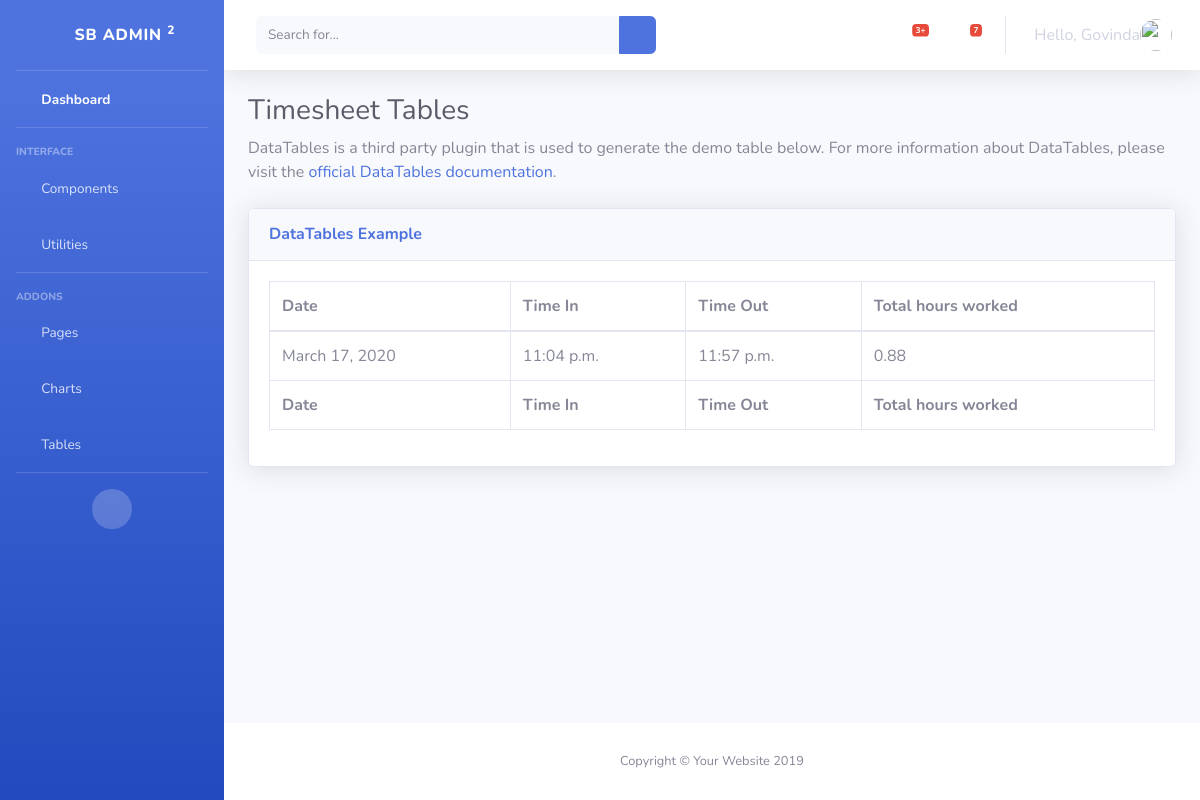
Before: /attendance/timesheet (signed in) with the older database file.
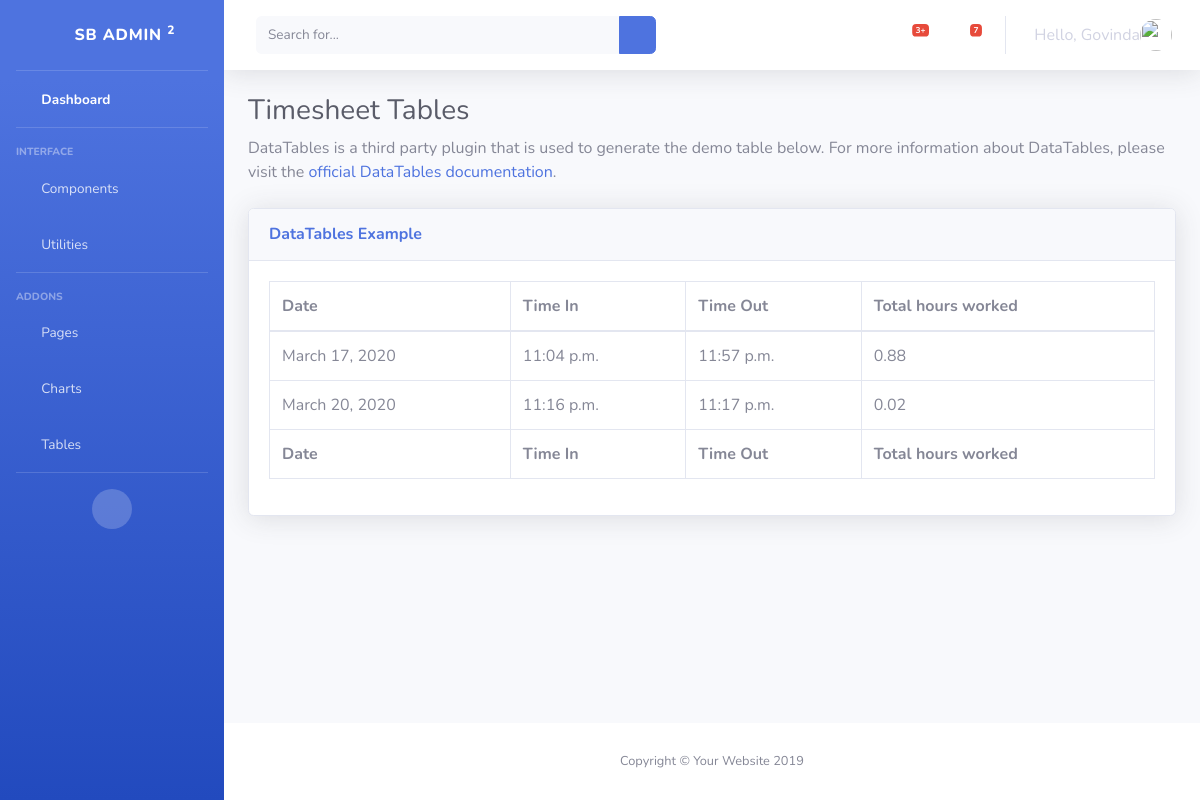
After: the same page with the newer database file.
### attendance/models.py (models this page shows)
class TimeSheet(models.Model):
    user = models.ForeignKey(settings.AUTH_USER_MODEL, on_delete=models.CASCADE)
    date = models.DateField(auto_now=False, auto_now_add=False)
    time_in = models.TimeField(auto_now=False, auto_now_add=False, null=True)
    time_out = models.TimeField(auto_now=False, auto_now_add=False, null=True)
    status = models.IntegerField()
    num_of_hours = models.FloatField(null=True)
    def __str__(self):
        return '%s %s %s' % (self.user, self.time_in, self.time_out)

### attendance/views.py (the view)
# urls.py: path('timesheet', views.timeSheet, name='timesheet'),
def timeSheet(request):
    timesheetData = TimeSheet.objects.filter(user=request.user);
    print(timesheetData)
    return render(request, 'timesheet.html', {'timesheetData': timesheetData})

### attendance/templates/timesheet.html
{% extends 'base.html' %}
{% block content %}
        <div class="container-fluid">
          <h1 class="h3 mb-2 text-gray-800">Timesheet Tables</h1>
          <p class="mb-4">DataTables is a third party plugin that is used to generate the demo table below. For more information about DataTables, please visit the <a target="_blank" href="https://datatables.net">official DataTables documentation</a>.</p>
          <div class="card shadow mb-4">
            <div class="card-header py-3">
              <h6 class="m-0 font-weight-bold text-primary">DataTables Example</h6>
            </div>
            <div class="card-body">
              <div class="table-responsive">
                <table class="table table-bordered" id="dataTable" width="100%" cellspacing="0">
                  <thead>
                    <tr>
                      <th>Date</th>
                      <th>Time In</th>
                      <th>Time Out</th>
                      <th>Total hours worked</th>
                    </tr>
                  </thead>
                  <tfoot>
                    <tr>
                      <th>Date</th>
                      <th>Time In</th>
                      <th>Time Out</th>
                      <th>Total hours worked</th>
                    </tr>
                  </tfoot>
                  <tbody>
                        {% for data in timesheetData %}
                            <tr>
                              <td>{{ data.date }}</td>
                              <td>{{ data.time_in }}</td>
                              <td>{{ data.time_out }}</td>
                              <td>{{ data.num_of_hours }}</td>
                            </tr>
                        {% endfor %}
                  </tbody>
                </table>
              </div>
            </div>
          </div>
        </div>
{% endblock %}

Changed rows visible on the page:
added TimeSheet: date "March 20, 2020", time_in "11:16 p.m.", time_out "11:17 p.m.", num_of_hours "0.02"
